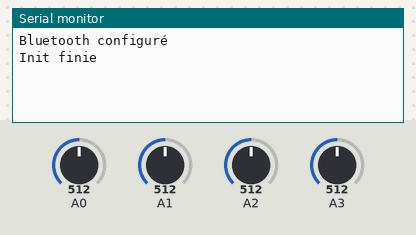
Bench run of a sketch on a simulated Arduino Uno, built with avr-gcc and run on an emulated ATmega328P. Shown: the last lines printed to the serial monitor. The inputs (shaded band) are chosen by the test bench; at power-on: A0 = 512, A1 = 512, A2 = 512, A3 = 512.

Above: at 1.2 s.
1.3 s: A0 set to 716
At 2.5 s:
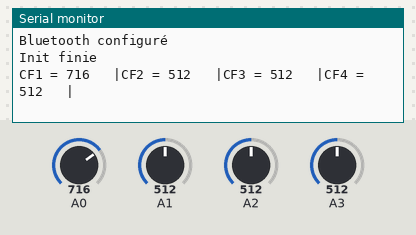
7.3 s: A1 set to 716
At 8.6 s:
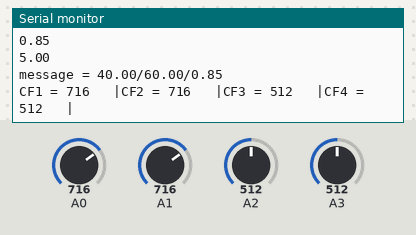
8.8 s: A2 set to 716
10.3 s: A3 set to 716
11.8 s: A0 set to 992
At 12.9 s:
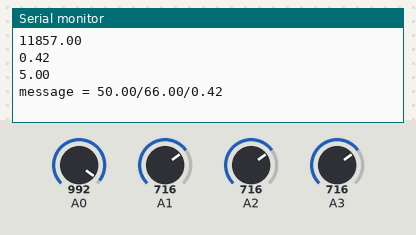
13.3 s: A1 set to 992
At 14.8 s:
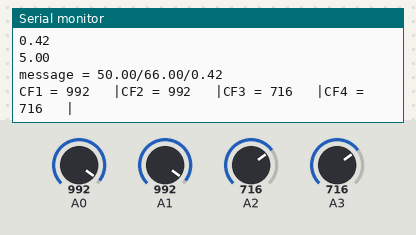
Timing chart, 0 to 15.8 s (numbered marks = the images above; inputs shaded):
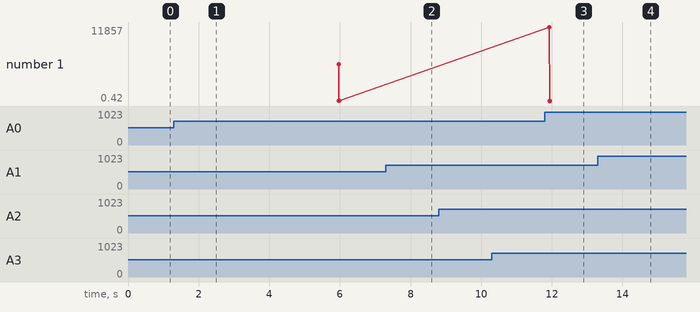

The sketch:

Arduino_Uno_v4.ino
```cpp
/******************************************************************************************************
 * Programme principal de l'arduino dans X-STARS-BALL
 * ----------------------------------------------------------------------------------------------------
 * V 4
 * 08-05-2024
 * Par Cloé et Luc
 * ----------------------------------------------------------------------------------------------------
 * V 1 - TERMINÉE
 *  - Établie une connection bluetooth
 * ----------------------------------------------------------------------------------------------------
 * V 2 - TERMINÉE
 *  - Calcule les coordonnées à l'aide de la formule déduite par Luc
 * ----------------------------------------------------------------------------------------------------
 * V 3 - TERMINÉE
 *  - Calcule les coordonnées à l'aide d'un algorithme plus complexe
 * ----------------------------------------------------------------------------------------------------
 * V 4 - En cours
 *  - Calcule les coordonnées à l'aide de l'algorithme plus complexe, et fonctionne avec le timer de la liaison série / du bracelet
 ******************************************************************************************************/


#include "bluetooth.h"
#include "bracelet.h"

void setup() {
  Serial.begin(9600);
  initBluetooth();
  debug("Init finie");
}

void loop() {
  capteursAZero();
  maxCap();
  checkTimer();
  if((CF1.maxi > 2)||(CF2.maxi >2)||(CF3.maxi >2)||(CF4.maxi >2)){
    getCoo();
    calculVit();
    String message = String(cooX) + "/" + String(cooY) + "/" + String(vit);
    debugBluetooth("message = " + message);
    Bluetooth.print(message);
  }
}
```

bluetooth.h
```cpp
/**************************************************
 * Programme aspect BLUETOOTH
 * ------------------------------------------------
 * NOM : HC-05
 * PINCODE : 1234
 **************************************************/

#include <SoftwareSerial.h>
#include "capteur.h"

SoftwareSerial Bluetooth(4,5);   //Port D4

void initBluetooth(){
  Bluetooth.begin(9600);
  pinMode(4, INPUT);
  pinMode(5, OUTPUT);
  debugBluetooth("Bluetooth configuré");
}
```

bracelet.h
```cpp
/**************************************************
 * Programme aspect BRACELET
 **************************************************/

#define BRACELET   true      //Si on utilise le bracelet : true / Si on utilise la liaison au PC : false

SoftwareSerial Bracelet(3,4);   //Port D2

//--------- Variables
uint32_t timer = 0;
float duree;                //Durée en millisecondes
float distance = 5;         //Distance en mètres
float vit;                //Vitesse en m/s
bool lance = false;

void initBracelet(){
  if(BRACELET){
  Bracelet.begin(9600);
  pinMode(2, INPUT);
  pinMode(3, OUTPUT);
  debugBracelet("Liaison bracelet configuré");
  }
}

void checkTimer(){

  if(BRACELET){
    if(Bracelet.read()==1){
      timer = millis();
      if(lance){
        Bluetooth.print("r");
        debugBracelet("r");
      }
      else{
        lance = true;
      }
    }
  }
  else{
    String mes = String(Serial.read());
    //debugBracelet(mes);
    if(mes=="49"){
      timer = millis();
      if(lance){
        Bluetooth.print("r");
        debugBracelet("r");
      }
      else{
        lance = true;
      }
    }
  }
}

void calculVit()
{

  duree = millis() - timer;

  debugBracelet(String(duree) + "\n");
  vit = distance / (duree/1000);
  debugBracelet(String(vit)+"\n"+String(distance)+"\n");
  lance = false;
}
```

capteur.h
```cpp
/**************************************************
 * Programme aspect CAPTEURS
 * ------------------------------------------------
 *  --------------------------
 * |CF1                    CF2|
 * |                          |
 * |                          |
 * |                          |
 * |CF3                    CF4|
 *  --------------------------
**************************************************/

#include "debug.h"
#include <math.h>

//--------- Définition des capteurs
typedef struct{
  int broche;
  int maxi;
  int mesure;
} CF;

CF CF1 = {A0, 0, 0};
CF CF2 = {A1, 0, 0};
CF CF3 = {A2, 0, 0};
CF CF4 = {A3, 0, 0};

//--------- Variables
float cooX;          //Coordonnées en X à un instant
float cooY;          //Coordonnées en Y à un instant
uint32_t temps = 0;
int maxi = 0;

//--------- Target
class TargetTracker {
  private:
    int cote_cible;
    int range_capteurs;

  public:
    TargetTracker(int cote_cible = 100, int range_capteurs = 1024) {
      this->cote_cible = cote_cible;
      this->range_capteurs = range_capteurs;
    }

    int calculate_hit_position(int pressure_sensor1, int pressure_sensor2, int pressure_sensor3, int pressure_sensor4) {
      int corner_x[4] = {0, cote_cible, 0, cote_cible};
      int corner_y[4] = {cote_cible, cote_cible, 0, 0};

      int min_x = 0;
      int max_x = cote_cible;
      int min_y = 0;
      int max_y = cote_cible;

      double pressures[4] = {
        (double)pressure_sensor1 / range_capteurs,
        (double)pressure_sensor2 / range_capteurs,
        (double)pressure_sensor3 / range_capteurs,
        (double)pressure_sensor4 / range_capteurs
      };

      double min_sum_distance = INFINITY;
      int best_x = 0;
      int best_y = 0;

      for (int x = min_x; x <= max_x; x++) {
        for (int y = min_y; y <= max_y; y++) {
          double sum_distance = calculate_distance(x, y, corner_x, corner_y, pressures);
          if (sum_distance < min_sum_distance) {
            min_sum_distance = sum_distance;
            best_x = x;
            best_y = y;
          }
        }
      }

      return best_x + (best_y << 8); // Combine x and y into a single int
    }

  private:
    double calculate_distance(int x, int y, int corner_x[], int corner_y[], double pressures[]) {
      double total_distance = 0;
      double weighted_distance = 0;
      for (int i = 0; i < 4; i++) {
        double distance = sqrt(pow(corner_x[i] - x, 2) + pow(corner_y[i] - y, 2));
        weighted_distance = pow(distance * pressures[i], 2);
        total_distance += weighted_distance;
      }
      return total_distance;
    }
};

//--------- Fonctions
void capteursAZero(){
  CF1.maxi   = CF2.maxi   = CF3.maxi   = CF4.maxi   = 0;
  CF1.mesure = CF2.mesure = CF3.mesure = CF4.mesure = 0;
}

void maxCap(){
  maxi = 0;
  temps = millis();
  while(millis() < temps + 2000){
    if(analogRead(CF1.broche) > CF1.maxi){
      CF1.maxi = analogRead(CF1.broche);
    }
    if(analogRead(CF2.broche) > CF2.maxi){
      CF2.maxi = analogRead(CF2.broche);
    }
    if(analogRead(CF3.broche) > CF3.maxi){
      CF3.maxi = analogRead(CF3.broche);
    }
    if(analogRead(CF4.broche) > CF4.maxi){
      CF4.maxi = analogRead(CF4.broche);
    }
  }
    debugCap("CF1 = " + String(CF1.maxi) +"\t |" +
             "CF2 = " + String(CF2.maxi) +"\t |" +
             "CF3 = " + String(CF3.maxi) +"\t |" +
             "CF4 = " + String(CF4.maxi) +"\t |\n");
}

void getCoo() {
  TargetTracker tracker;
      int hit_position = tracker.calculate_hit_position(CF1.maxi, CF2.maxi, CF3.maxi, CF4.maxi);
      cooX = hit_position & 0xFF; // Extract x
      cooY = hit_position >> 8; // Extract y
      debugCap("Coordonnées optimales (x, y) où la balle a touché la cible : (" +
               String(cooX) + ", " + String(cooY)+") \n");
}
```

debug.h
```cpp
/****************************************
 * Liste des DEBUG
*****************************************/


#define DEBUG             true              //Debug général
#define DEBUGBLUETOOTH    true              //Debug bluetooth
#define DEBUGCAP          true              //Debug capteur
#define DEBUGBRACELET     true              //Debug capteur

void debug(String str){
  if(DEBUG){
    Serial.println(str);
  }
}
void debugBluetooth(String str){
  if(DEBUGBLUETOOTH){
    Serial.println(str);
  }
}

void debugCap(String str){
  if(DEBUGCAP){
    Serial.print(str);
  }
}

void debugBracelet(String str){
  if(DEBUGBRACELET){
    Serial.print(str);
  }
}
```

Measured:
- after the input at 1.3 s, the serial monitor: prints a new line after 0.70 s (image 1)
- after the input at 7.3 s, the serial monitor: prints a new line after 0.66 s (image 2)
- after the input at 13.3 s, the serial monitor: prints a new line after 0.62 s (image 4)
